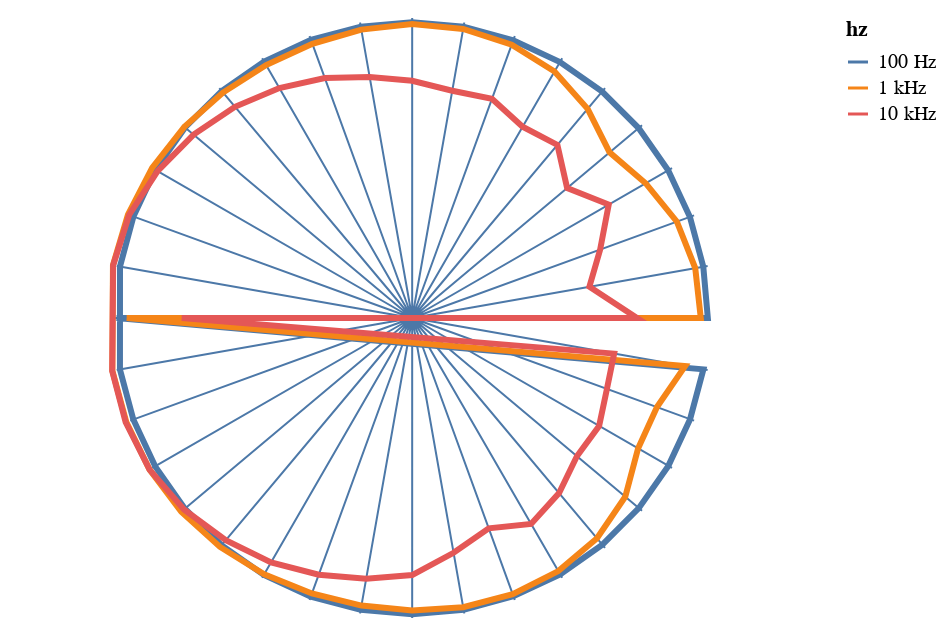

Notebook code cell kept with this figure:
### Code cell
import math
import pandas as pd
import numpy as np

spl = neumann['SPL Horizontal']

radius=1
anglelist = [a for a in range(-170,180,10)]
gridC = [(radius*math.cos(p*math.pi/180), 
          radius*math.sin(p*math.pi/180)) for p in anglelist]
gridX = [(0,g[0]) for g in gridC] 
gridX = [s for s2 in gridX for s in s2]
gridY = [(0,g[1]) for g in gridC] 
gridY = [s for s2 in gridY for s in s2]

#for g in zip(gridX, gridY):
#    print('line from %d, %d' % g)

splu = neumann['SPL Horizontal_unmelted']
# 100hz 47
#  1khz 113
# 10khz 180
def hzname(i):
    if i == 47:
        return '100 Hz'
    elif i == 113:
        return '1 kHz'
    elif i == 180:
        return '10 kHz'
    else:
        return 'error'

dbX = []
dbY = []
hz  = []
for ihz in [47, 113, 180]:
    gridZ = splu.loc[ihz][1:]
    angles = [0]
    values = {}
    dbs = []
    for a, z in zip(gridZ.index,gridZ):
        angle = 0
        if a != 'On-Axis':
            angle = int(a[:-1])
            angles.append(angle)
        dbs.append(z)

    anglemin = np.array(angles).min()/10
    # print(angles)
    # print(perm)
    # print(sorted_angles)
        
    # map in 2d
    dbsX = [db*math.cos(a*math.pi/180) for a,db in zip(angles, dbs)]
    dbsY = [db*math.sin(a*math.pi/180) for a,db in zip(angles, dbs)]

    dbsX.append(dbsX[0])
    dbsY.append(dbsY[0])
    # add to global variable
    dbX.append(dbsX)
    dbY.append(dbsY)
    hz.append([ihz for i in range(0,len(dbsX))])

dbmax = max(np.array(dbX).max(), np.array(dbY).max())
dbX = [v2/dbmax for v1 in dbX for v2 in v1]
dbY = [v2/dbmax for v1 in dbY for v2 in v1]
hz  = [hzname(i2) for i1 in hz for i2 in i1]

grid_df = pd.DataFrame({'x': gridX, 'y': gridY })
grid = alt.Chart(grid_df).mark_line(
).encode(
   alt.Latitude('x:Q'), 
   alt.Longitude('y:Q'),
   size=alt.value(1)
).project(
   type='azimuthalEquidistant',
   rotate=[0, 0, 90]   
)

dbs_df = pd.DataFrame({'x': dbX, 'y': dbY, 'hz': hz })
dbs = alt.Chart(dbs_df).mark_line(
).encode(
   alt.Latitude('x:Q'), 
   alt.Longitude('y:Q'),
   alt.Color('hz:N', sort=None),
   size=alt.value(3)
).project(
   type='azimuthalEquidistant',
   rotate=[0, 0, 90]   
)

grid+dbs

### Figure 1 — Vega-Lite specification as saved in the notebook (floating-point values rounded to 4 significant figures)
{"config": {"view": {"continuousWidth": 400, "continuousHeight": 300}}, "layer": [{"data": {"name": "data-9f001d5bd5966843fd43e476bc86a25b"}, "mark": "line", "encoding": {"latitude": {"field": "x", "type": "quantitative"}, "longitude": {"field": "y", "type": "quantitative"}, "size": {"value": 1}}, "projection": {"rotate": [0, 0, 90], "type": "azimuthalEquidistant"}}, {"data": {"name": "data-c34f443952013642ecd4a37be0840a32"}, "mark": "line", "encoding": {"color": {"type": "nominal", "field": "hz", "sort": null}, "latitude": {"field": "x", "type": "quantitative"}, "longitude": {"field": "y", "type": "quantitative"}, "size": {"value": 3}}, "projection": {"rotate": [0, 0, 90], "type": "azimuthalEquidistant"}}], "$schema": "https://vega.github.io/schema/vega-lite/v4.0.2.json", "datasets": {"data-9f001d5bd5966843fd43e476bc86a25b": [{"x": 0.0, "y": 0.0}, {"x": -0.9848, "y": -0.1736}, {"x": 0.0, "y": 0.0}, {"x": -0.9397, "y": -0.342}, {"x": 0.0, "y": 0.0}, {"x": -0.866, "y": -0.5}, {"x": 0.0, "y": 0.0}, {"x": -0.766, "y": -0.6428}, {"x": 0.0, "y": 0.0}, {"x": -0.6428, "y": -0.766}, {"x": 0.0, "y": 0.0}, {"x": -0.5, "y": -0.866}, {"x": 0.0, "y": 0.0}, {"x": -0.342, "y": -0.9397}, {"x": 0.0, "y": 0.0}, {"x": -0.1736, "y": -0.9848}, {"x": 0.0, "y": 0.0}, {"x": 6.123e-17, "y": -1.0}, {"x": 0.0, "y": 0.0}, {"x": 0.1736, "y": -0.9848}, {"x": 0.0, "y": 0.0}, {"x": 0.342, "y": -0.9397}, {"x": 0.0, "y": 0.0}, {"x": 0.5, "y": -0.866}, {"x": 0.0, "y": 0.0}, {"x": 0.6428, "y": -0.766}, {"x": 0.0, "y": 0.0}, {"x": 0.766, "y": -0.6428}, {"x": 0.0, "y": 0.0}, {"x": 0.866, "y": -0.5}, {"x": 0.0, "y": 0.0}, {"x": 0.9397, "y": -0.342}, {"x": 0.0, "y": 0.0}, {"x": 0.9848, "y": -0.1736}, {"x": 0.0, "y": 0.0}, {"x": 1.0, "y": 0.0}, {"x": 0.0, "y": 0.0}, {"x": 0.9848, "y": 0.1736}, {"x": 0.0, "y": 0.0}, {"x": 0.9397, "y": 0.342}, {"x": 0.0, "y": 0.0}, {"x": 0.866, "y": 0.5}, {"x": 0.0, "y": 0.0}, {"x": 0.766, "y": 0.6428}, {"x": 0.0, "y": 0.0}, {"x": 0.6428, "y": 0.766}, {"x": 0.0, "y": 0.0}, {"x": 0.5, "y": 0.866}, {"x": 0.0, "y": 0.0}, {"x": 0.342, "y": 0.9397}, {"x": 0.0, "y": 0.0}, {"x": 0.1736, "y": 0.9848}, {"x": 0.0, "y": 0.0}, {"x": 6.123e-17, "y": 1.0}, {"x": 0.0, "y": 0.0}, {"x": -0.1736, "y": 0.9848}, {"x": 0.0, "y": 0.0}, {"x": -0.342, "y": 0.9397}, {"x": 0.0, "y": 0.0}, {"x": -0.5, "y": 0.866}, {"x": 0.0, "y": 0.0}, {"x": -0.6428, "y": 0.766}, {"x": 0.0, "y": 0.0}, {"x": -0.766, "y": 0.6428}, {"x": 0.0, "y": 0.0}, {"x": -0.866, "y": 0.5}, {"x": 0.0, "y": 0.0}, {"x": -0.9397, "y": 0.342}, {"x": 0.0, "y": 0.0}, {"x": -0.9848, "y": 0.1736}], "data-c34f443952013642ecd4a37be0840a32": [{"x": 0.9856, "y": 0.0, "hz": "100 Hz"}, {"x": -0.9707, "y": -0.1712, "hz": "100 Hz"}, {"x": -0.9264, "y": -0.3372, "hz": "100 Hz"}, {"x": -0.8539, "y": -0.493, "hz": "100 Hz"}, {"x": -0.7554, "y": -0.6339, "hz": "100 Hz"}, {"x": -0.634, "y": -0.7556, "hz": "100 Hz"}, {"x": -0.4933, "y": -0.8544, "hz": "100 Hz"}, {"x": -0.3375, "y": -0.9274, "hz": "100 Hz"}, {"x": -0.1714, "y": -0.9722, "hz": "100 Hz"}, {"x": 6.047e-17, "y": -0.9876, "hz": "100 Hz"}, {"x": 0.1716, "y": -0.9729, "hz": "100 Hz"}, {"x": 0.338, "y": -0.9287, "hz": "100 Hz"}, {"x": 0.4943, "y": -0.8561, "hz": "100 Hz"}, {"x": 0.6356, "y": -0.7575, "hz": "100 Hz"}, {"x": 0.7577, "y": -0.6357, "hz": "100 Hz"}, {"x": 0.8566, "y": -0.4946, "hz": "100 Hz"}, {"x": 0.9295, "y": -0.3383, "hz": "100 Hz"}, {"x": 0.9741, "y": -0.1718, "hz": "100 Hz"}, {"x": 0.9739, "y": 0.1717, "hz": "100 Hz"}, {"x": 0.9291, "y": 0.3382, "hz": "100 Hz"}, {"x": 0.856, "y": 0.4942, "hz": "100 Hz"}, {"x": 0.7569, "y": 0.6351, "hz": "100 Hz"}, {"x": 0.6348, "y": 0.7565, "hz": "100 Hz"}, {"x": 0.4936, "y": 0.8549, "hz": "100 Hz"}, {"x": 0.3375, "y": 0.9272, "hz": "100 Hz"}, {"x": 0.1713, "y": 0.9713, "hz": "100 Hz"}, {"x": 6.037e-17, "y": 0.9859, "hz": "100 Hz"}, {"x": -0.1712, "y": 0.9707, "hz": "100 Hz"}, {"x": -0.337, "y": 0.926, "hz": "100 Hz"}, {"x": -0.4926, "y": 0.8533, "hz": "100 Hz"}, {"x": -0.6333, "y": 0.7547, "hz": "100 Hz"}, {"x": -0.7547, "y": 0.6333, "hz": "100 Hz"}, {"x": -0.8532, "y": 0.4926, "hz": "100 Hz"}, {"x": -0.9259, "y": 0.337, "hz": "100 Hz"}, {"x": -0.9704, "y": 0.1711, "hz": "100 Hz"}, {"x": -0.9855, "y": 1.207e-16, "hz": "100 Hz"}, {"x": 0.9856, "y": 0.0, "hz": "100 Hz"}, {"x": 0.9518, "y": 0.0, "hz": "1 kHz"}, {"x": -0.9098, "y": -0.1604, "hz": "1 kHz"}, {"x": -0.8161, "y": -0.297, "hz": "1 kHz"}, {"x": -0.7529, "y": -0.4347, "hz": "1 kHz"}, {"x": -0.7103, "y": -0.596, "hz": "1 kHz"}, {"x": -0.6162, "y": -0.7343, "hz": "1 kHz"}, {"x": -0.4871, "y": -0.8437, "hz": "1 kHz"}, {"x": -0.3351, "y": -0.9208, "hz": "1 kHz"}, {"x": -0.17, "y": -0.9641, "hz": "1 kHz"}, {"x": 5.971e-17, "y": -0.9751, "hz": "1 kHz"}, {"x": 0.169, "y": -0.9585, "hz": "1 kHz"}, {"x": 0.3342, "y": -0.9183, "hz": "1 kHz"}, {"x": 0.4931, "y": -0.8541, "hz": "1 kHz"}, {"x": 0.6404, "y": -0.7632, "hz": "1 kHz"}, {"x": 0.7697, "y": -0.6459, "hz": "1 kHz"}, {"x": 0.8753, "y": -0.5054, "hz": "1 kHz"}, {"x": 0.9529, "y": -0.3468, "hz": "1 kHz"}, {"x": 0.9993, "y": -0.1762, "hz": "1 kHz"}, {"x": 0.9974, "y": 0.1759, "hz": "1 kHz"}, {"x": 0.9474, "y": 0.3448, "hz": "1 kHz"}, {"x": 0.8668, "y": 0.5004, "hz": "1 kHz"}, {"x": 0.7593, "y": 0.6372, "hz": "1 kHz"}, {"x": 0.6305, "y": 0.7514, "hz": "1 kHz"}, {"x": 0.4867, "y": 0.8431, "hz": "1 kHz"}, {"x": 0.3326, "y": 0.9137, "hz": "1 kHz"}, {"x": 0.1695, "y": 0.9613, "hz": "1 kHz"}, {"x": 5.999e-17, "y": 0.9797, "hz": "1 kHz"}, {"x": -0.1699, "y": 0.9637, "hz": "1 kHz"}, {"x": -0.3316, "y": 0.9111, "hz": "1 kHz"}, {"x": -0.4745, "y": 0.8219, "hz": "1 kHz"}, {"x": -0.5849, "y": 0.6971, "hz": "1 kHz"}, {"x": -0.6579, "y": 0.552, "hz": "1 kHz"}, {"x": -0.7781, "y": 0.4493, "hz": "1 kHz"}, {"x": -0.8824, "y": 0.3212, "hz": "1 kHz"}, {"x": -0.9435, "y": 0.1664, "hz": "1 kHz"}, {"x": -0.962, "y": 1.178e-16, "hz": "1 kHz"}, {"x": 0.9518, "y": 0.0, "hz": "1 kHz"}, {"x": 0.7683, "y": 0.0, "hz": "10 kHz"}, {"x": -0.6732, "y": -0.1187, "hz": "10 kHz"}, {"x": -0.6492, "y": -0.2363, "hz": "10 kHz"}, {"x": -0.6232, "y": -0.3598, "hz": "10 kHz"}, {"x": -0.5491, "y": -0.4608, "hz": "10 kHz"}, {"x": -0.4897, "y": -0.5835, "hz": "10 kHz"}, {"x": -0.3963, "y": -0.6864, "hz": "10 kHz"}, {"x": -0.2552, "y": -0.7012, "hz": "10 kHz"}, {"x": -0.138, "y": -0.7826, "hz": "10 kHz"}, {"x": 5.246e-17, "y": -0.8567, "hz": "10 kHz"}, {"x": 0.1533, "y": -0.8692, "hz": "10 kHz"}, {"x": 0.3114, "y": -0.8557, "hz": "10 kHz"}, {"x": 0.4703, "y": -0.8145, "hz": "10 kHz"}, {"x": 0.6214, "y": -0.7406, "hz": "10 kHz"}, {"x": 0.7607, "y": -0.6383, "hz": "10 kHz"}, {"x": 0.8754, "y": -0.5054, "hz": "10 kHz"}, {"x": 0.9551, "y": -0.3476, "hz": "10 kHz"}, {"x": 1.0, "y": -0.1763, "hz": "10 kHz"}, {"x": 0.9967, "y": 0.1758, "hz": "10 kHz"}, {"x": 0.9435, "y": 0.3434, "hz": "10 kHz"}, {"x": 0.8486, "y": 0.4899, "hz": "10 kHz"}, {"x": 0.7285, "y": 0.6113, "hz": "10 kHz"}, {"x": 0.5908, "y": 0.7041, "hz": "10 kHz"}, {"x": 0.4426, "y": 0.7666, "hz": "10 kHz"}, {"x": 0.2912, "y": 0.8001, "hz": "10 kHz"}, {"x": 0.1417, "y": 0.8036, "hz": "10 kHz"}, {"x": 4.841e-17, "y": 0.7906, "hz": "10 kHz"}, {"x": -0.1336, "y": 0.7575, "hz": "10 kHz"}, {"x": -0.2659, "y": 0.7305, "hz": "10 kHz"}, {"x": -0.368, "y": 0.6375, "hz": "10 kHz"}, {"x": -0.4841, "y": 0.5769, "hz": "10 kHz"}, {"x": -0.5164, "y": 0.4333, "hz": "10 kHz"}, {"x": -0.6552, "y": 0.3783, "hz": "10 kHz"}, {"x": -0.6266, "y": 0.2281, "hz": "10 kHz"}, {"x": -0.5908, "y": 0.1042, "hz": "10 kHz"}, {"x": -0.7496, "y": 9.179e-17, "hz": "10 kHz"}, {"x": 0.7683, "y": 0.0, "hz": "10 kHz"}]}}
